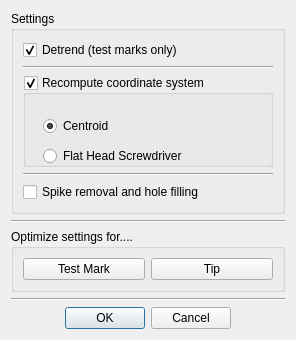
<?xml version="1.0" encoding="UTF-8"?>
<ui version="4.0">
 <class>DlgCleaning</class>
 <widget class="QDialog" name="DlgCleaning">
  <property name="windowModality">
   <enum>Qt::ApplicationModal</enum>
  </property>
  <property name="geometry">
   <rect>
    <x>0</x>
    <y>0</y>
    <width>296</width>
    <height>340</height>
   </rect>
  </property>
  <property name="windowTitle">
   <string>Cleaning Options</string>
  </property>
  <property name="modal">
   <bool>true</bool>
  </property>
  <layout class="QVBoxLayout" name="verticalLayout">
   <item>
    <widget class="QGroupBox" name="groupBox_2">
     <property name="title">
      <string>Settings</string>
     </property>
     <layout class="QVBoxLayout" name="verticalLayout_2">
      <item>
       <widget class="QCheckBox" name="detrend">
        <property name="text">
         <string>Detrend (test marks only)</string>
        </property>
        <property name="checked">
         <bool>true</bool>
        </property>
       </widget>
      </item>
      <item>
       <widget class="Line" name="line">
        <property name="orientation">
         <enum>Qt::Horizontal</enum>
        </property>
       </widget>
      </item>
      <item>
       <widget class="QGroupBox" name="csys">
        <property name="sizePolicy">
         <sizepolicy hsizetype="Preferred" vsizetype="Preferred">
          <horstretch>0</horstretch>
          <verstretch>0</verstretch>
         </sizepolicy>
        </property>
        <property name="title">
         <string>Recompute coordinate system</string>
        </property>
        <property name="checkable">
         <bool>true</bool>
        </property>
        <widget class="QRadioButton" name="centroid">
         <property name="geometry">
          <rect>
           <x>20</x>
           <y>40</y>
           <width>116</width>
           <height>22</height>
          </rect>
         </property>
         <property name="text">
          <string>Centroid</string>
         </property>
         <property name="checked">
          <bool>true</bool>
         </property>
        </widget>
        <widget class="QRadioButton" name="flatHead">
         <property name="geometry">
          <rect>
           <x>20</x>
           <y>70</y>
           <width>241</width>
           <height>22</height>
          </rect>
         </property>
         <property name="text">
          <string>Flat Head Screwdriver</string>
         </property>
        </widget>
       </widget>
      </item>
      <item>
       <widget class="Line" name="line_2">
        <property name="orientation">
         <enum>Qt::Horizontal</enum>
        </property>
       </widget>
      </item>
      <item>
       <widget class="QCheckBox" name="spike">
        <property name="text">
         <string>Spike removal and hole filling</string>
        </property>
       </widget>
      </item>
     </layout>
    </widget>
   </item>
   <item>
    <widget class="Line" name="line_3">
     <property name="orientation">
      <enum>Qt::Horizontal</enum>
     </property>
    </widget>
   </item>
   <item>
    <widget class="QGroupBox" name="groupBox">
     <property name="sizePolicy">
      <sizepolicy hsizetype="Preferred" vsizetype="Maximum">
       <horstretch>0</horstretch>
       <verstretch>0</verstretch>
      </sizepolicy>
     </property>
     <property name="title">
      <string>Optimize settings for....</string>
     </property>
     <layout class="QHBoxLayout" name="horizontalLayout">
      <item>
       <widget class="QPushButton" name="testMark">
        <property name="text">
         <string>Test Mark</string>
        </property>
       </widget>
      </item>
      <item>
       <widget class="QPushButton" name="tip">
        <property name="text">
         <string>Tip</string>
        </property>
       </widget>
      </item>
     </layout>
    </widget>
   </item>
   <item>
    <widget class="Line" name="line_4">
     <property name="orientation">
      <enum>Qt::Horizontal</enum>
     </property>
    </widget>
   </item>
   <item>
    <widget class="QDialogButtonBox" name="buttonBox">
     <property name="orientation">
      <enum>Qt::Horizontal</enum>
     </property>
     <property name="standardButtons">
      <set>QDialogButtonBox::Cancel|QDialogButtonBox::Ok</set>
     </property>
     <property name="centerButtons">
      <bool>true</bool>
     </property>
    </widget>
   </item>
  </layout>
 </widget>
 <resources/>
 <connections>
  <connection>
   <sender>buttonBox</sender>
   <signal>accepted()</signal>
   <receiver>cleaningDialog</receiver>
   <slot>accept()</slot>
   <hints>
    <hint type="sourcelabel">
     <x>248</x>
     <y>254</y>
    </hint>
    <hint type="destinationlabel">
     <x>157</x>
     <y>274</y>
    </hint>
   </hints>
  </connection>
  <connection>
   <sender>buttonBox</sender>
   <signal>rejected()</signal>
   <receiver>cleaningDialog</receiver>
   <slot>reject()</slot>
   <hints>
    <hint type="sourcelabel">
     <x>316</x>
     <y>260</y>
    </hint>
    <hint type="destinationlabel">
     <x>286</x>
     <y>274</y>
    </hint>
   </hints>
  </connection>
 </connections>
</ui>
